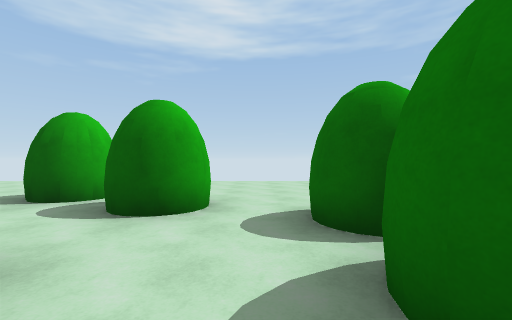
[1] (above)

24 first-person views from a walk through a scene from a Unity 3-D project. The camera is 1.4 m above the floor, looks level and sees 90° across. The floor is counted in squares, 2 m on a side. Each view is taken from the middle of a square. On the plan, view 1 faces up. The plan holds only what a view shows up to about 9 squares ahead; the rest is blank. The place goes on beyond the plan. The player character is not drawn.

[2]
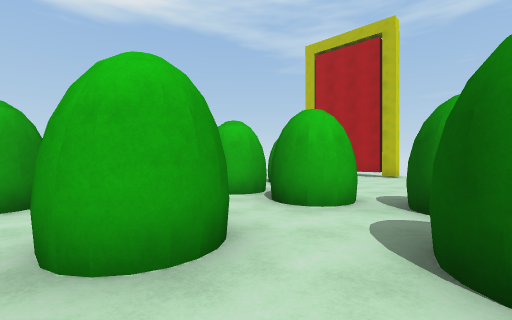

[3]
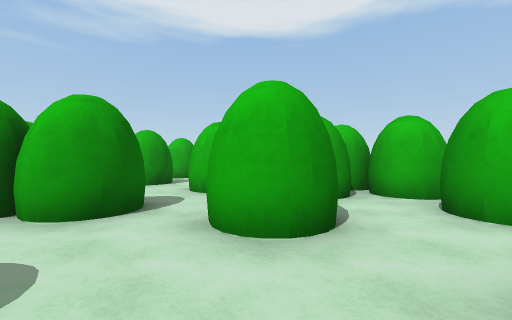

[4]
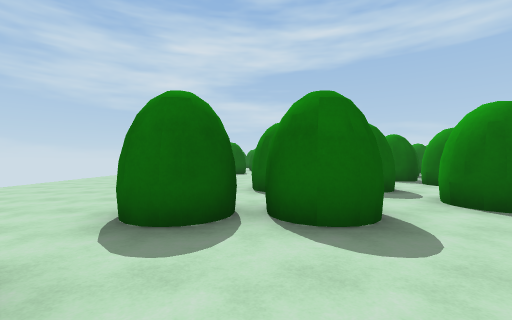

[5]
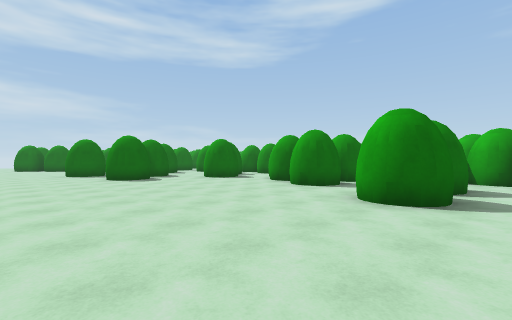

[6]
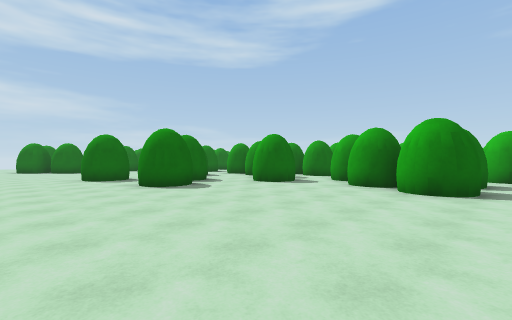

[7]
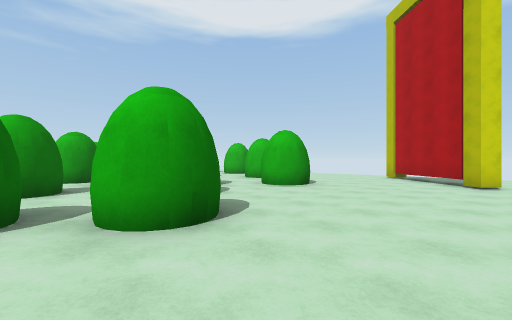

[8]
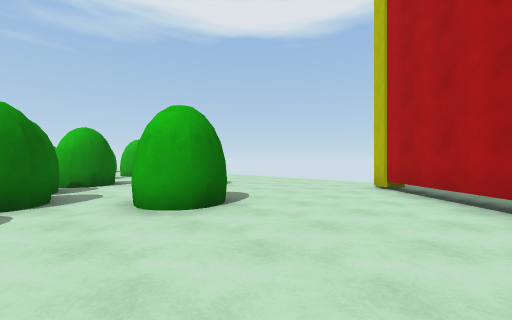

[9]
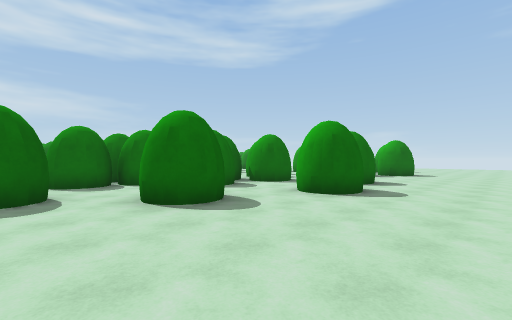

[10]
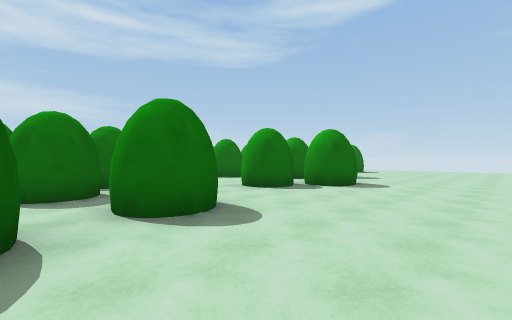

[11]
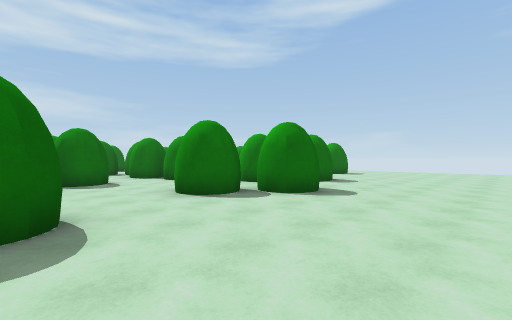

[12]
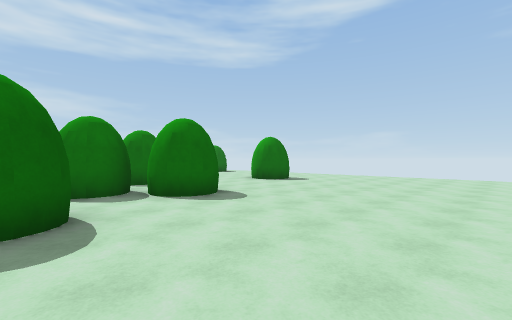

[13]
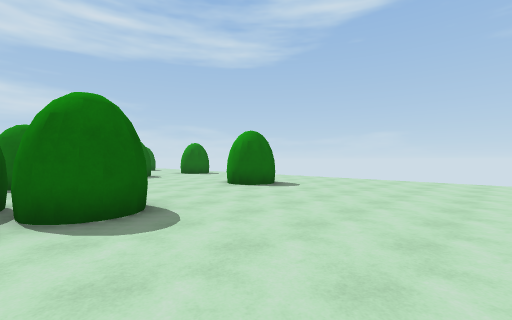

[14]
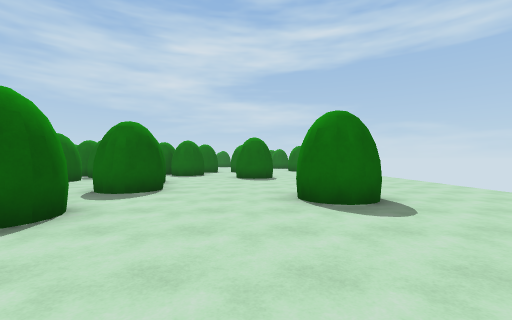

[15]
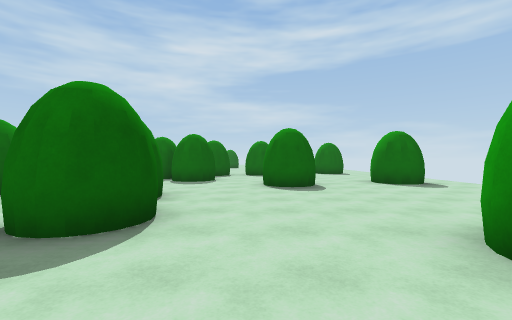

[16]
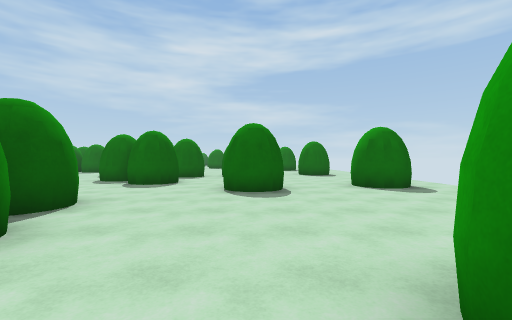

[17]
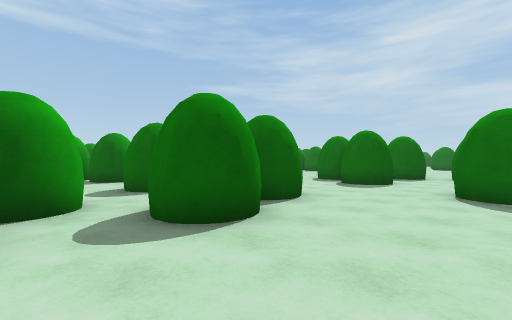

[18]
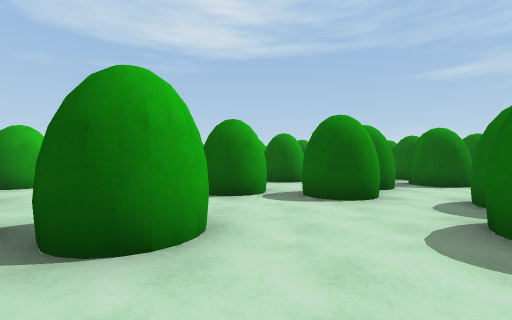

[19]
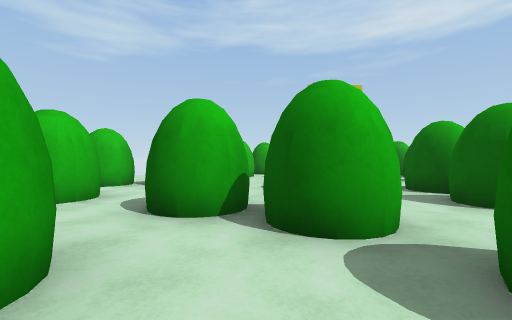

[20]
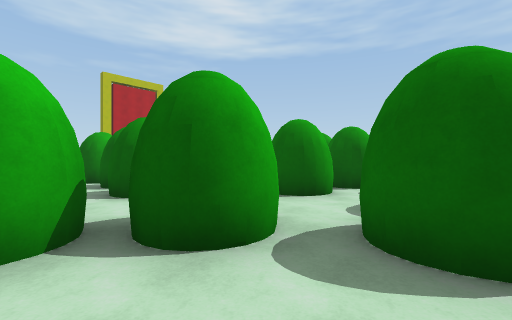

[21]
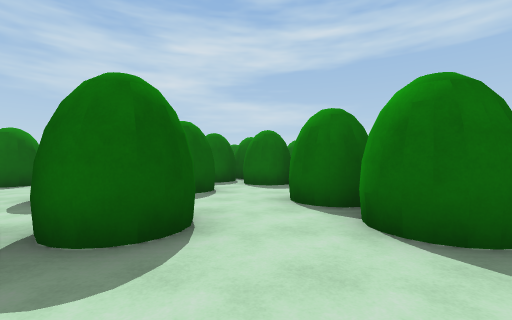

[22]
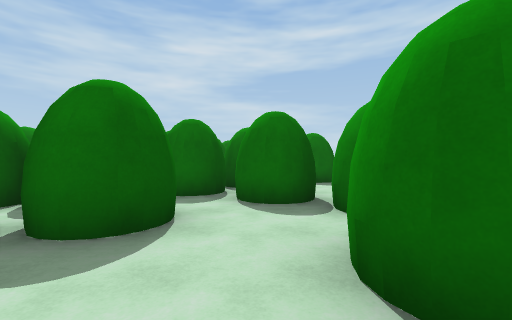

[23]
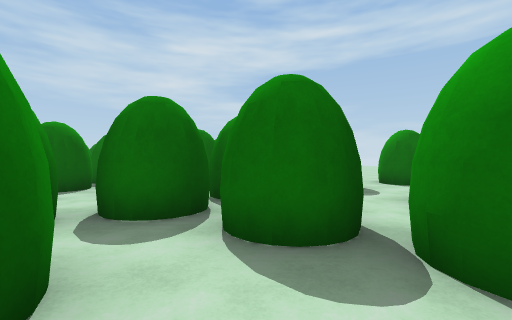

[24]
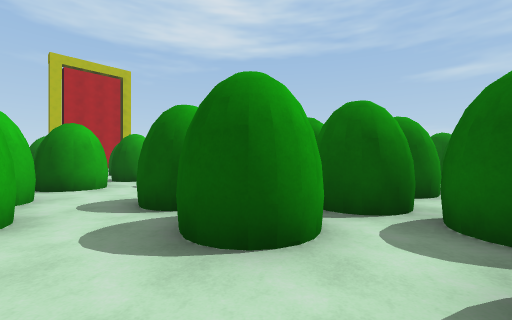

### Floor plan
Key: @ floor where view 1 was taken; # wall or solid block; . floor.
Columns run from 14 left of view 1 to 15 right of it. Each row starts with its distance up from view 1.
  8  .............................
  7  .##..........................
  6  ##........................#.
  5 .#........##............#..#
  4 ............##..........##
  3 ......#..##....##........#
  2 ........#......#..#......
  1 ....#...#...#..# .###.##
  0 ....#..####...@...# ###
 -1 ......##.....#..#.#
 -2 ...#..###.##.####....
 -3 ...#..###....# ### #.#
 -4 ......#......#####
 -5 ...##..##..#.## #
 -6 .........#..#######
 -7 ........##..#####
 -8 .....#.......##.#
 -9 ....##....##.##..
-10 ....#...######...#
-11 ......#........#....
-12 .....##..##...##..##
-13 .....#..#.#...#..
-14 ..................
-15 .................#
-16 ............#
-17 ......##........
-18 .......#........
-19 .............#..
-20 .............#
-21 ...... .......

Positions as (right, up) in squares from view 1, and headings:
1: (0, 0), facing up
2: (0, 2), facing left
3: (0, 3), facing down-left
4: (-2, 2), facing right
5: (0, 8), facing down-right
6: (3, 8), facing down-right
7: (-2, 8), facing down-left
8: (-6, 7), facing down-left
9: (-14, 3), facing down-right
10: (-14, -3), facing down-right
11: (-14, -5), facing down-right
12: (-14, -10), facing down-right
13: (-13, -12), facing down-right
14: (-12, -16), facing right
15: (-9, -15), facing right
16: (-8, -16), facing right
17: (-8, -16), facing up-right
18: (-3, -15), facing up
19: (-2, -12), facing up-left
20: (-3, -12), facing up
21: (-8, -8), facing right
22: (-5, -8), facing right
23: (-3, -8), facing right
24: (-2, -9), facing up
